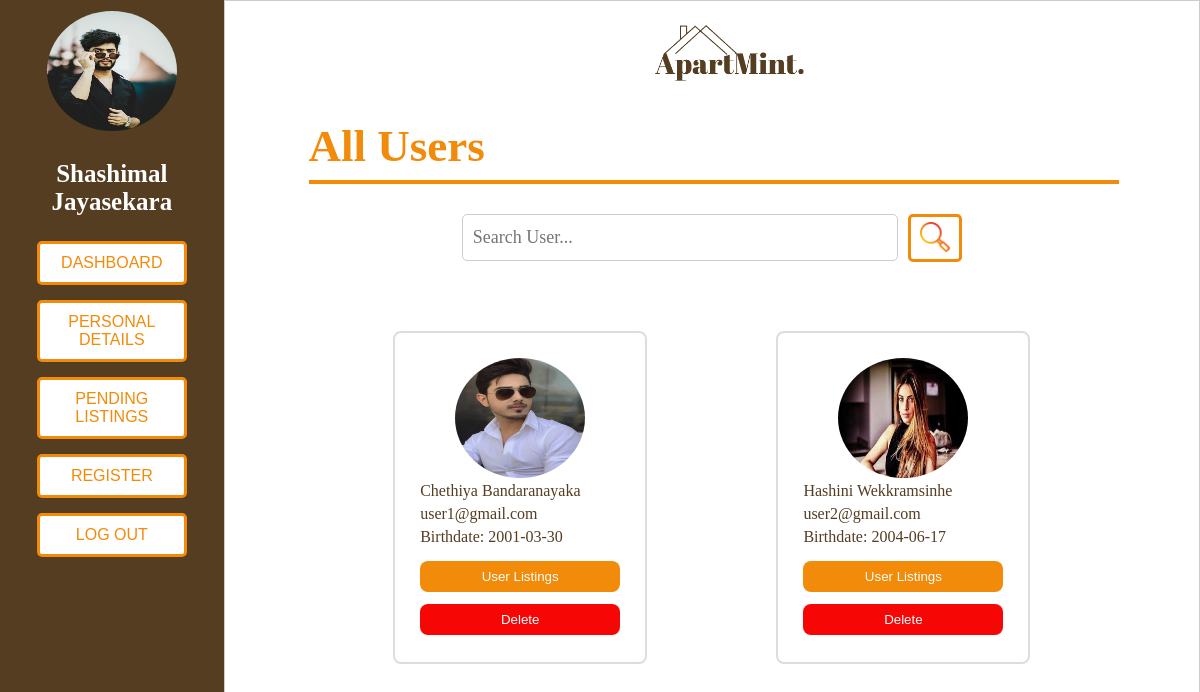
The page /admin/view_users.php (signed in) on the database as committed earlier.
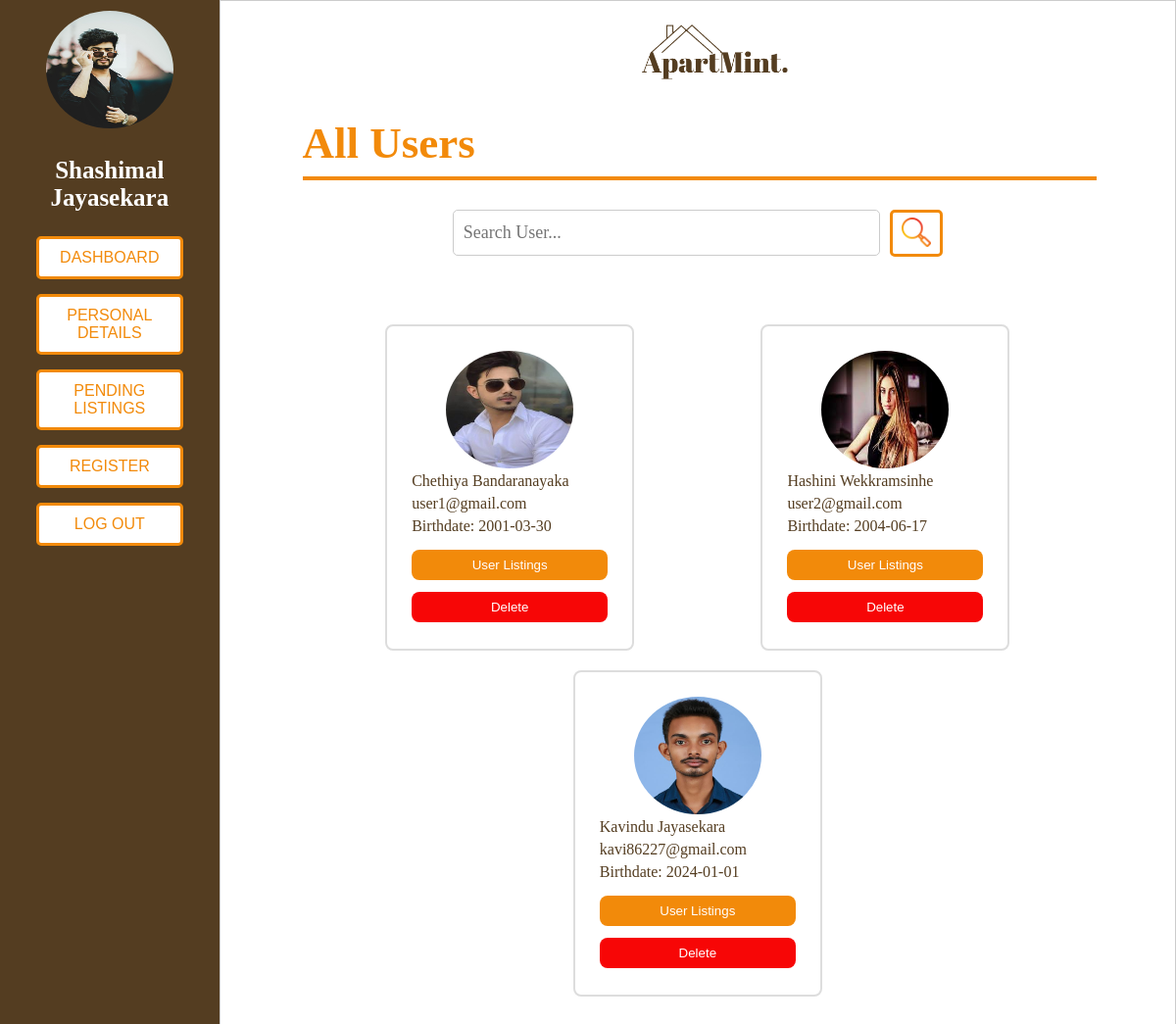
The same page on the database as committed later.
### tables this page shows
CREATE TABLE `users` (
  `user_id` int(100) NOT NULL,
  `first_name` varchar(200) NOT NULL,
  `last_name` varchar(200) NOT NULL,
  `birthdate` date NOT NULL,
  `email` varchar(100) NOT NULL,
  `password` varchar(100) NOT NULL,
  `profile_photo` varchar(500) NOT NULL,
  `email_verified` tinyint(1) NOT NULL DEFAULT 0,
  `verification_token` varchar(255) DEFAULT NULL,
  `reset_token` varchar(255) DEFAULT NULL
);

### admin/view_users.php (the view, shortened to what this page needs)
<?php
include('../process_php/db_connection.php');
$admin_id = $_SESSION["admin_id"];
$sql = "SELECT * FROM admins WHERE admin_id = $admin_id";
$result = $conn->query($sql);
if ($result->num_rows > 0) {
    $adminName = $_SESSION["admin_name"];
    $truncatedName = (strlen($adminName) > 21) ? substr($adminName, 0, 21) . '...' : $adminName;
} else {
    echo "admin not found";
}
$searchTerm = isset($_GET['user']) ? $_GET['user'] : '';
$searchTermLower = strtolower($searchTerm);
$sqlApprovedUsers = "SELECT * FROM users WHERE
    LOWER(first_name) LIKE '%$searchTermLower%' OR
    LOWER(last_name) LIKE '%$searchTermLower%' OR
    LOWER(email) LIKE '%$searchTermLower%'";
$resultApprovedUsers = $conn->query($sqlApprovedUsers);
?>
<!DOCTYPE html>
<html lang="en">
    <head>
        <link rel="stylesheet" type="text/css" href="../style/style_myAccount.css">
        <link rel="stylesheet" type="text/css" href="style/style_view_approved_properties.css">
    </head>
    <body>
        <div class="container">
            <div class="left-section">
            <img class="profile-photo" src="process_php/uploads/profile_photos/<?php echo $_SESSION["admin_profile_photo"]; ?>" alt="Profile Photo">
                <p class="full-name"><?php echo $truncatedName; ?></p>
                <ul>
                    <a href="admin_dashboard.php"><li><button class="button">Dashboard</button></li></a>
                    <a href="admin_myAccount.php"><li><button class="button">Personal Details</button></li></a>
                    <a href="admin_pendingListings.php"><li><button class="button">Pending Listings</button></li></a>
                    <a href="admin_register.php"><li><button class="button">Register</button></li></a>
                    <a href="process_php/process_logout.php"><li><button class="button">Log Out</button></li></a>
                </ul>
            </div>
            <div class="right-section">
                <a class="logo1" href="admin_dashboard.php"><img src="../images/logo.png" alt="Logo"></a>
                <a href="view_users.php"><h1 class="main-title">All Users</h1></a>
                <hr style="width: 100%; border: 2px #F28A0A solid">
                <form action="view_users.php" method="GET">
                    <div class="search-container">
                        <div class="search-group">
                            <input type="text" id="search-input" name="user" placeholder="Search User..." value="<?php echo $searchTerm; ?>">
                            <button type="submit" id="search-button"><img src="../images/search.png" alt="Search"></button>
                        </div>
                    </div>
                </form>
                <div class="all-users">
                    <?php
                    while ($row = $resultApprovedUsers->fetch_assoc()) {
                        $fullName = $row['first_name'] . ' ' . $row['last_name'];
                        $truncatedName = (strlen($fullName) > 25) ? substr($fullName, 0, 25) . '...' : $fullName;
                    ?>
                            <div class="user-details">
                                <div style="text-align: center;">
                                    <img class="profile-photo" src="../process_php/uploads/profile_photos/<?php echo $row['profile_photo']; ?>" alt="Profile Photo">
                                </div>
                                <div class="box-data"><?php echo $truncatedName; ?></div>
                                <div class="box-data"><?php echo $row['email']; ?></div>
                                <div class="box-data">Birthdate: <?php echo $row['birthdate']; ?></div>
                                <form action="view_user_listings.php" method="get">
                                    <button type="submit" class="user-listings-button">User Listings</button>
                                </form>
                                <form action="process_php/delete_user.php" method="post">
                                    <button type="submit" class="delete-button">Delete</button>
                                </form>
                            </div>
                    <?php
                    }
                    ?>
                </div>
            </div>
        </div>
    </body>
</html>

Rows that differ between the two databases and show on the page:
added users: profile_photo (picture), truncatedName "Kavindu Jayasekara", email "kavi86227@gmail.com", birthdate "2024-01-01"
